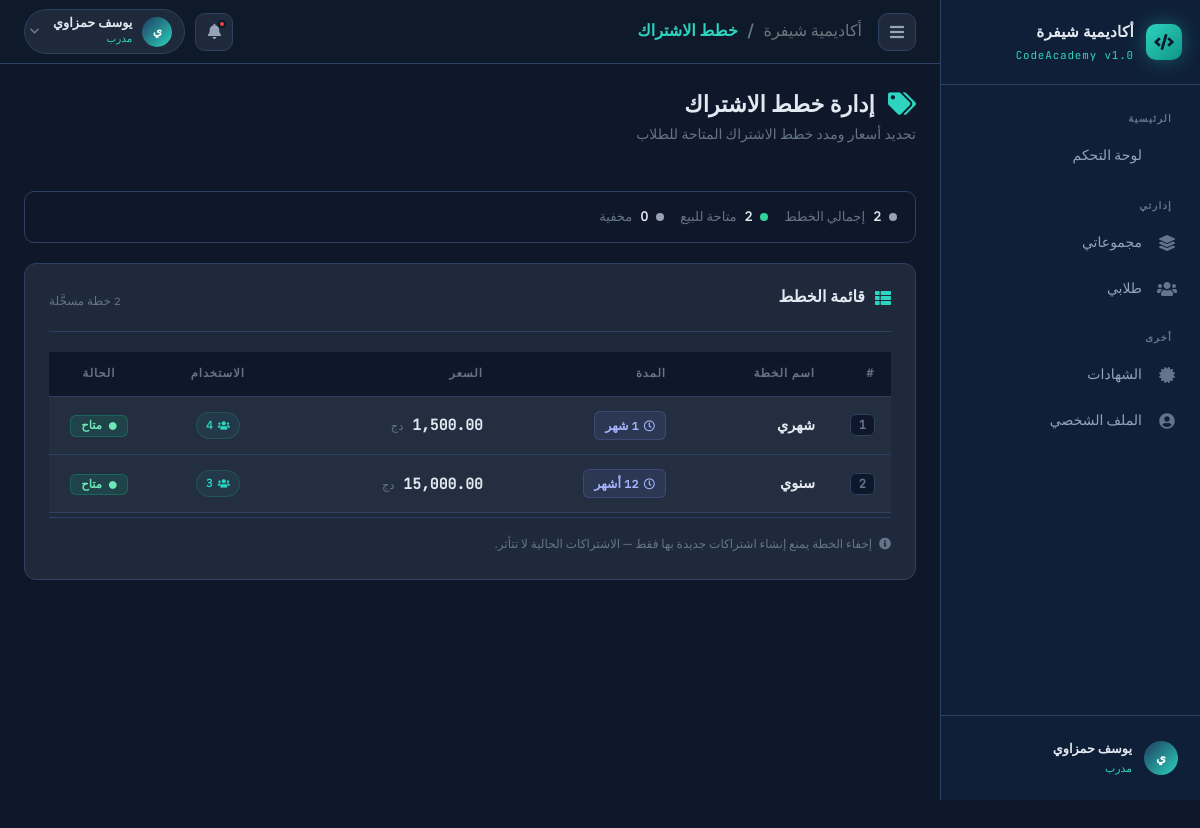
Before: /plans (signed in) with the older database file.
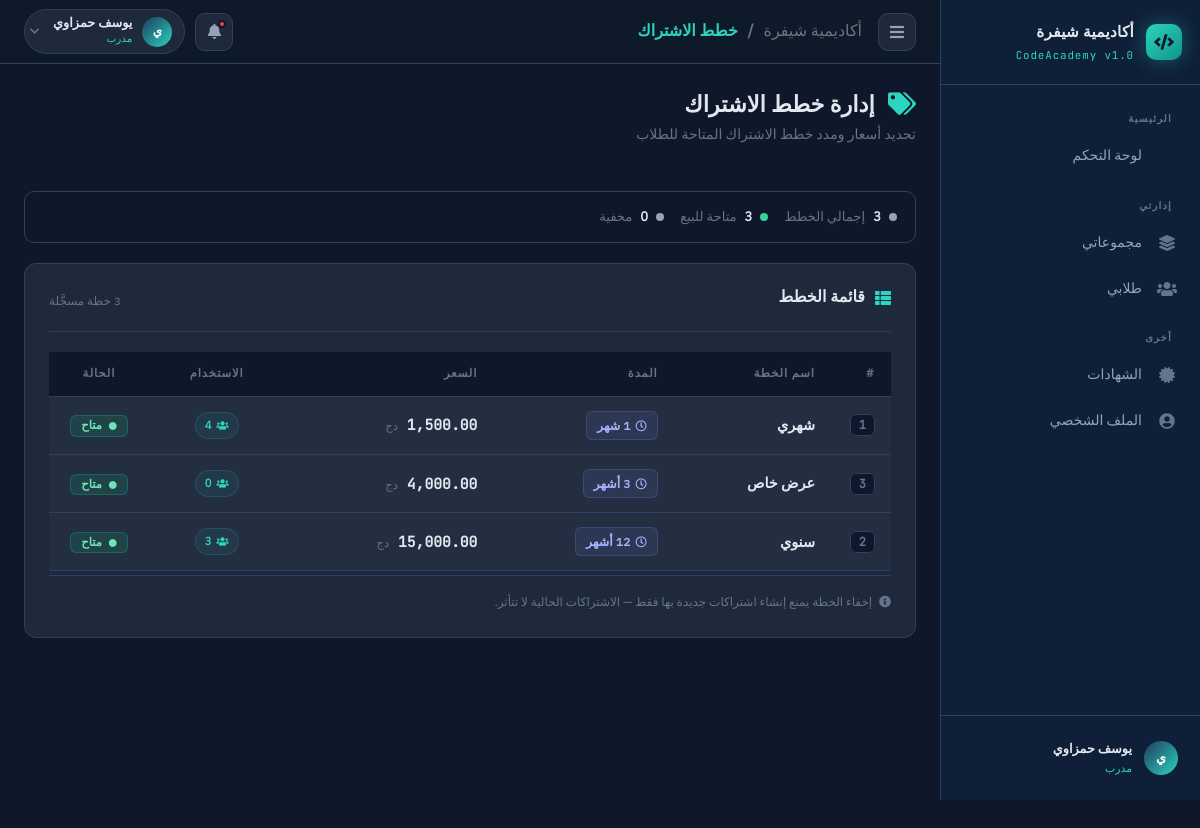
After: the same page with the newer database file.
### models.py (models this page shows, shortened)
class SubscriptionPlan(db.Model):
    __tablename__ = "Subscription_Plans"
    plan_id         = db.Column(db.Integer,        primary_key=True, autoincrement=True)
    plan_name       = db.Column(db.String(80),     nullable=False, unique=True)
    duration_months = db.Column(db.Integer,        nullable=False)
    price           = db.Column(db.Numeric(10, 2), nullable=False)
    is_active       = db.Column(db.Boolean,        nullable=False, default=True)
    subscriptions = db.relationship("Subscription", back_populates="plan", lazy="dynamic")

### plans_routes.py (the view)
    @app.route("/plans", methods=["GET"])
    @login_required
    def plans():
        all_plans = (
            SubscriptionPlan.query
            .order_by(
                SubscriptionPlan.is_active.desc(),   # active plans first
                SubscriptionPlan.duration_months.asc(),
            )
            .all()
        )
        return render_template("plans.html", plans=all_plans)

### app.py (called while the page is built)
def _init_login_manager(app: Flask) -> None:
    login_manager.init_app(app)
    login_manager.login_view         = "login"
    login_manager.login_message      = "يرجى تسجيل الدخول للوصول إلى هذه الصفحة."
    login_manager.login_message_category = "warning"
    login_manager.remember_cookie_name = "shyfra_remember"
    @login_manager.user_loader
    def load_user(user_id: str) -> User | None:
        try:
            return db.session.get(User, int(user_id))
        except (ValueError, TypeError):
            return None
    @login_manager.unauthorized_handler
    def unauthorized():
        """Custom handler so we can flash a specific message."""
        flash("يجب تسجيل الدخول أولاً للوصول إلى هذه الصفحة.", "warning")
        return redirect(url_for("login"))

### models.py (called while the page is built)
    @property
    def is_active(self) -> bool:
        return self.status == UserStatusEnum.Active

    @property
    def full_name(self) -> str:
        return f"{self.fname} {self.lname}"

    @property
    def is_admin(self) -> bool:
        return self.role == RoleEnum.Admin

### templates/plans.html (shortened to what the changed rows need)
{% extends 'base.html' %}
{% block content %}
<div class="page-header d-flex align-items-start justify-content-between flex-wrap gap-3">
    <div>
        <h1 class="page-title">
            <i class="fa-solid fa-tags me-2" style="color:#2dd4bf;" aria-hidden="true"></i>
            إدارة خطط الاشتراك
        </h1>
    </div>
</div>
{% set active_plans = plans | selectattr('is_active') | list %}
{% set inactive_plans = plans | rejectattr('is_active') | list %}
<div class="summary-banner" role="region" aria-label="ملخص الخطط">
    <div class="summary-item">
        <span class="summary-dot" style="background:#94a3b8;" aria-hidden="true"></span>
        <span class="summary-val">{{ plans | length }}</span>
        <span class="summary-lbl">إجمالي الخطط</span>
    </div>
    <div class="summary-item">
        <span class="summary-dot" style="background:#34d399;" aria-hidden="true"></span>
        <span class="summary-val">{{ active_plans | length }}</span>
        <span class="summary-lbl">متاحة للبيع</span>
    </div>
</div>
<div class="content-card" role="region" aria-label="جدول خطط الاشتراك">
    <div class="content-card-header">
        <h2 class="content-card-title">
            <i class="fa-solid fa-table-list" aria-hidden="true"></i>
            قائمة الخطط
        </h2>
    </div>
    <div class="table-responsive">
        <table class="table table-dark-custom mb-0" aria-label="جدول خطط الاشتراك">
            <thead>
                <tr>
                    <th scope="col" class="col-id" style="width:60px;">#</th>
                    <th scope="col">اسم الخطة</th>
                    <th scope="col">المدة</th>
                    <th scope="col">السعر</th>
                    <th scope="col" class="col-usage text-center">الاستخدام</th>
                    <th scope="col" class="text-center" style="width:100px;">الحالة</th>
                </tr>
            </thead>
            <tbody>
                {% for plan in plans %}
                <tr aria-label="خطة {{ plan.plan_name }}">
                    <td class="col-id">
                        <span class="plan-id">{{ plan.plan_id }}</span>
                    </td>
                    <td>
                        <div class="plan-name-cell">{{ plan.plan_name }}</div>
                    </td>
                    <td>
                        <span class="duration-chip" aria-label="{{ plan.duration_months }} شهر">
                            <i class="fa-regular fa-clock" style="font-size:.7rem;" aria-hidden="true"></i>
                            {{ plan.duration_months }}
                            {% if plan.duration_months == 1 %}شهر{% else %}أشهر{% endif %}
                        </span>
                    </td>
                    <td>
                        <span class="price-val" aria-label="{{ '{:,.2f}'.format(plan.price | float) }} دينار">
                        </span>
                        <span class="price-cur"> دج</span>
                    </td>
                    <td class="col-usage text-center">
                        {% set usage = plan.subscriptions.filter_by(status='Active').count()
                        if plan.subscriptions is defined else 0 %}
                        <span class="usage-chip" aria-label="{{ usage }} اشتراك نشط">
                            <i class="fa-solid fa-users" style="font-size:.6rem;" aria-hidden="true"></i>
                            {{ plan.subscriptions.count() }}
                        </span>
                    </td>
                    <td class="text-center">
                        {% if plan.is_active %}
                        <span class="badge badge-custom badge-active" aria-label="الحالة: متاح">
                            <i class="fa-solid fa-circle" style="font-size:.5rem;vertical-align:middle;margin-left:4px;"
                                aria-hidden="true"></i>
                            متاح
                        </span>
                        {% else %}
                        <span class="badge badge-custom badge-expired" aria-label="الحالة: مخفي">
                            <i class="fa-solid fa-circle" style="font-size:.5rem;vertical-align:middle;margin-left:4px;"
                                aria-hidden="true"></i>
                            مخفي
                        </span>
                        {% endif %}
                    </td>
                </tr>
                {% endfor %}
            </tbody>
        </table>
    </div>
</div>
{% endblock %}

Changed rows visible on the page:
added SubscriptionPlan: plan_id "3", plan_name "عرض خاص", duration_months "أشهر", subscriptions.count "0", is_active True (drawn)
Other visible differences:
{{ plans | length }}: "2" → "3"
{{ active_plans | length }}: "2" → "3"
